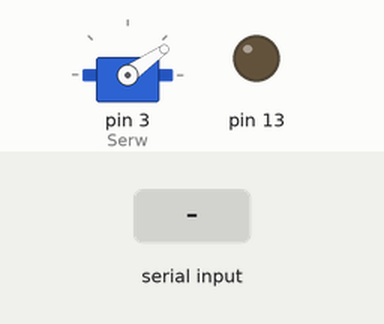
Recording of a sketch running on a simulated Arduino Uno, built with avr-gcc and run on an emulated ATmega328P. Parts: servo, output pins drawn as LEDs (lit = HIGH). The inputs (shaded band) are chosen by the test bench.

Above: at 1.2 s.
1.3 s: "stop\n" received over Serial
At 2.4 s:
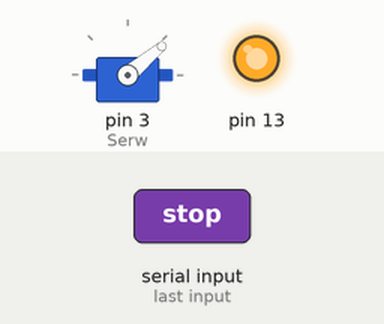
2.8 s: "start\n" received over Serial
At 5.71 s:
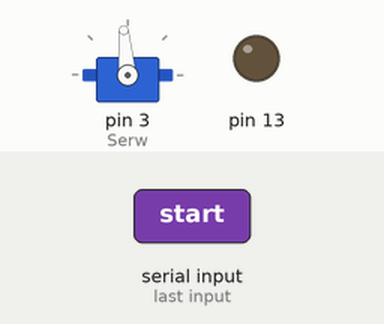
5.8 s: "1\n" received over Serial
At 8.51 s:
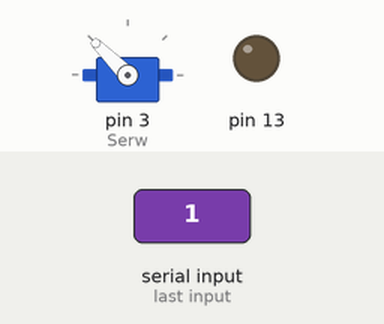
8.8 s: "0\n" received over Serial
At 9.31 s:
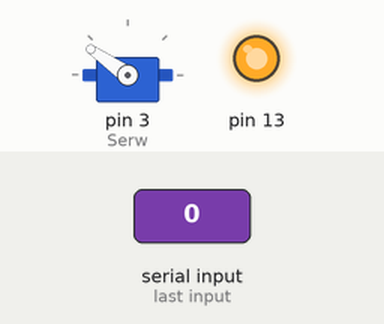
11.8 s: "2\n" received over Serial
At 15.57 s:
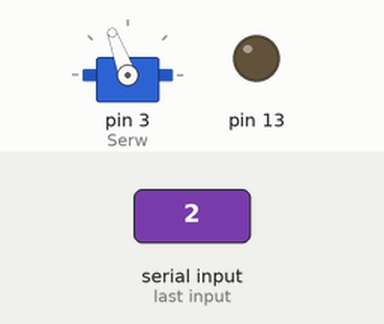
Timing chart, 0 to 15.8 s (numbered marks = the images above; inputs shaded):
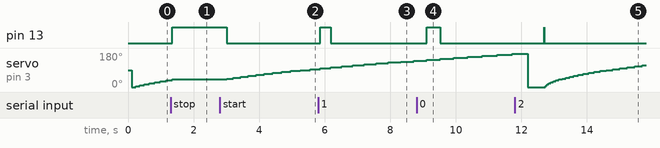

The sketch:

main.ino
```cpp
#include <Servo.h>

Servo Serw;
String Received = "";
uint32_t Position = 0, Change = 5, DelayedTimeMs = 100;
void setup()
{
    pinMode(13, OUTPUT);
    Serial.begin(9600);
    Serw.attach(3);
}

void loop()
{
    if (Serw.read() < 180)
    {
        if (Serial.available() > 0)
        {
            digitalWrite(13, HIGH);
            Received = Serial.readStringUntil('\n');
            while (Received == "stop" || Received == "")
            {
                Received = Serial.readStringUntil('\n');
                if (Received == "start")
                    break;
            }
        }
        DelayedTimeMs += 2 * Change;
        delay(DelayedTimeMs);
        Serw.write(Position);
        Position += Change;
        digitalWrite(13, LOW);
    }
    else
    {
        DelayedTimeMs = 0;
        Position = 0;
        Serw.write(Position);
        delay(500);
    }
}
```

Measured:
- after the input at 1.3 s, pin 13: LOW → HIGH after 0.05 s; servo on pin 3 (Serw): goes on until 1.4 s, then stays 40°
- after the input at 2.8 s, pin 13: HIGH → LOW after 0.21 s; servo on pin 3 (Serw): moves from 40° to 95° over 2.6 s, starting after 0.21 s
- after the input at 5.8 s, pin 13: LOW → HIGH after 0.07 s, → LOW 0.32 s later
- after the input at 8.8 s, pin 13: LOW → HIGH after 0.31 s, → LOW 0.41 s later
- after the input at 11.8 s, pin 13: LOW → HIGH after 0.89 s, → LOW 0.01 s later
